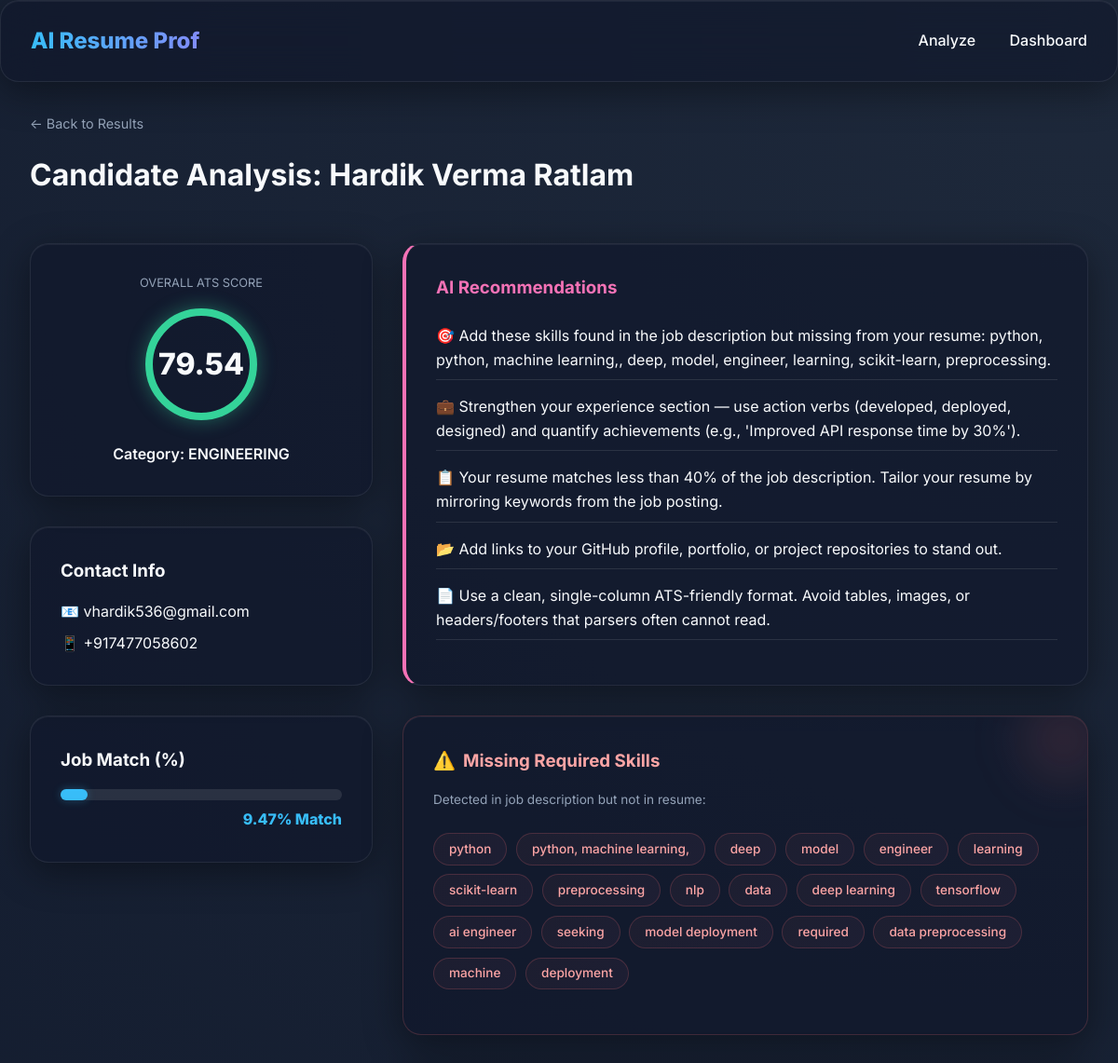
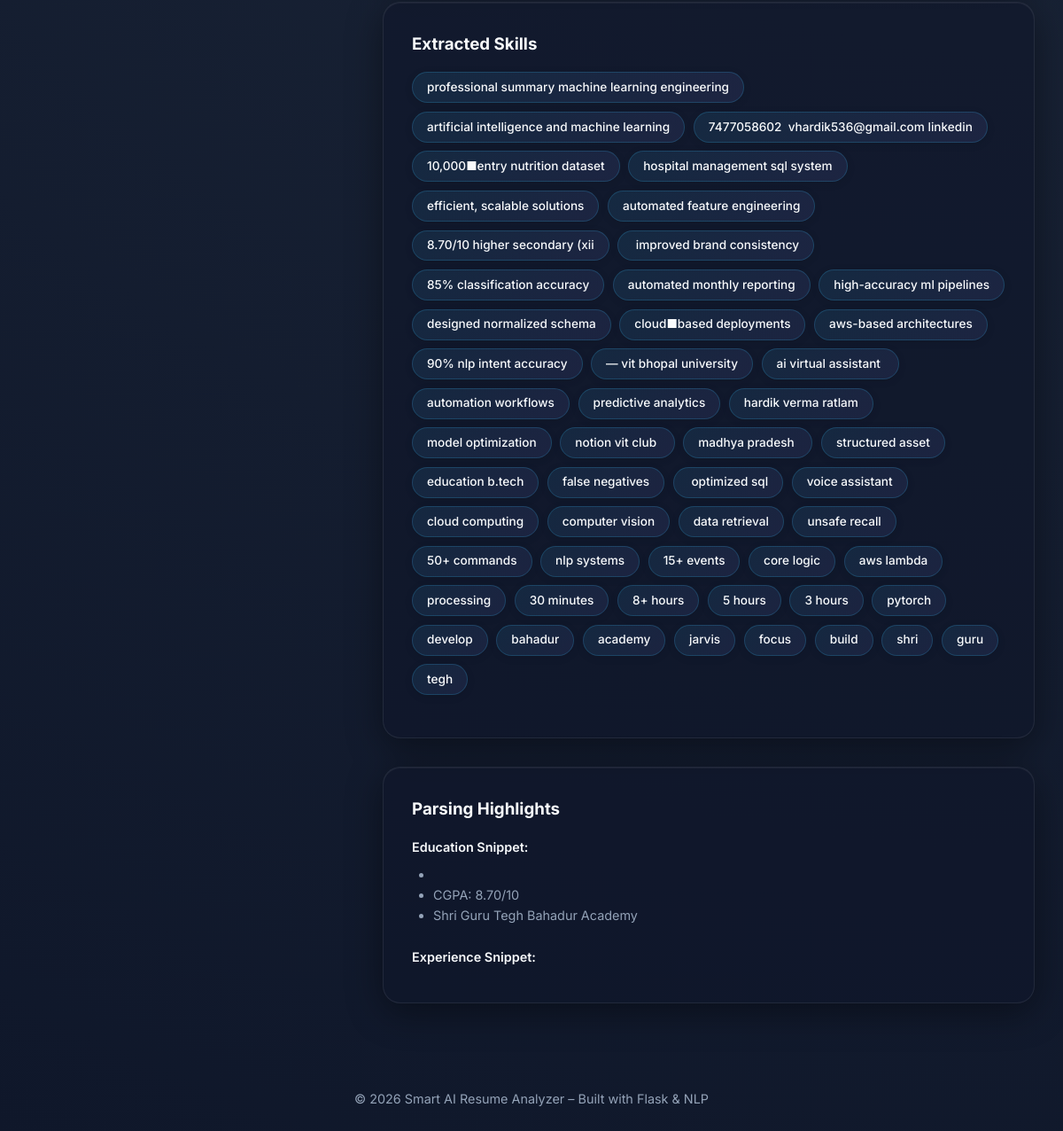
Screenshot of /analyze/4 with the database file from the repository (2 pictures, top to bottom).
### tables this page shows
CREATE TABLE candidates (
        id INTEGER PRIMARY KEY AUTOINCREMENT,
        name TEXT,
        email TEXT,
        phone TEXT,
        skills TEXT,          -- JSON string
        education TEXT,       -- JSON string
        experience TEXT,      -- JSON string
        ats_score REAL,
        prediction TEXT,      -- Category prediction
        match_score REAL,     -- Similarity to job description
        missing_skills TEXT,  -- JSON string
        recommendations TEXT, -- JSON string
        job_description TEXT, -- Reference JD
        filename TEXT,
        session_id TEXT       -- For grouping batch uploads
    );

### routes/analyze.py (the view)
@analyze_bp.route("/analyze/<int:candidate_id>")
def view_result(candidate_id):
    candidate = get_candidate_by_id(candidate_id)
    if not candidate:
        return "Not Found", 404
    return render_template("result.html", candidate=candidate)

### app.py (called while the page is built)
def create_app():
    app = Flask(__name__)
    app.config['UPLOAD_FOLDER'] = UPLOAD_FOLDER
    app.secret_key = SECRET_KEY
    os.makedirs(UPLOAD_FOLDER, exist_ok=True)
    app.register_blueprint(upload_bp)
    app.register_blueprint(analyze_bp)
    app.register_blueprint(dashboard_bp)
    @app.template_filter('from_json')
    def from_json_filter(value):
        try:
            return json.loads(value) if value else []
        except:
            return []
    @app.errorhandler(404)
    def page_not_found(e):
        return render_template('base.html', content="Error 404: Page Not Found"), 404
    return app

### database/db.py (called while the page is built)
def get_connection():
    conn = sqlite3.connect(DB_PATH)
    conn.row_factory = sqlite3.Row  # Access columns by name
    return conn

def get_candidate_by_id(candidate_id: int):
    conn = get_connection()
    cursor = conn.cursor()
    cursor.execute("SELECT * FROM candidates WHERE id = ?", (candidate_id,))
    row = cursor.fetchone()
    conn.close()
    return dict(row) if row else None

### templates/result.html (shortened to what this page needs)
{% extends "base.html" %}
{% block content %}
<div style="margin-bottom: 3rem;">
    <a href="{{ url_for('upload.ranking') }}" style="color: var(--text-dim); text-decoration: none; font-size: 0.9rem;">&larr; Back to Results</a>
    <h1 style="margin-top: 1rem;">Candidate Analysis: {{ candidate.name }}</h1>
</div>
<div style="display: grid; grid-template-columns: 1fr 2fr; gap: 2rem;">
    <div>
        <div class="glass card" style="text-align: center; margin-bottom: 2rem;">
            <p style="color: var(--text-dim); margin-bottom: 1rem; text-transform: uppercase; font-size: 0.8rem;">Overall ATS Score</p>
            <div class="score-circle {% if candidate.ats_score > 70 %}border-success{% elif candidate.ats_score > 40 %}border-warning{% else %}border-danger{% endif %}">
                {{ candidate.ats_score }}
            </div>
            <p style="font-weight: 600;">Category: {{ candidate.prediction }}</p>
        </div>
        <div class="glass card" style="margin-bottom: 2rem;">
            <h3 style="margin-bottom: 1rem;">Contact Info</h3>
            <p style="margin-bottom: 0.5rem;">📧 {{ candidate.email or 'N/A' }}</p>
            <p>📱 {{ candidate.phone or 'N/A' }}</p>
        </div>
        <div class="glass card">
            <h3 style="margin-bottom: 1rem;">Job Match (%)</h3>
            <div style="width: 100%; background: rgba(255,255,255,0.1); border-radius: 1rem; height: 12px; margin-bottom: 0.5rem;">
                <div class="match-bar" data-score="{{ candidate.match_score }}" style="background: var(--primary); height: 12px; border-radius: 1rem; box-shadow: 0 0 10px var(--primary-glow); width: 0%; transition: width 1s ease-in-out;"></div>
            </div>
            <p style="font-weight: 800; text-align: right; color: var(--primary);">{{ candidate.match_score }}% Match</p>
        </div>
    </div>
    <div>
        <div class="glass card" style="margin-bottom: 2rem; border-left: 4px solid var(--accent);">
            <h3 style="margin-bottom: 1.5rem; color: var(--accent);">AI Recommendations</h3>
            <ul style="list-style: none;">
                {% for rec in (candidate.recommendations|from_json) %}
                <li style="margin-bottom: 1rem; border-bottom: 1px solid var(--glass-border); padding-bottom: 0.5rem;">{{ rec }}</li>
                {% endfor %}
            </ul>
        </div>
        <div class="glass card" style="margin-bottom: 2rem; position: relative; overflow: hidden; border: 1px solid rgba(248, 113, 113, 0.2);">
            <div style="position: absolute; top: -50px; right: -50px; width: 150px; height: 150px; background: radial-gradient(circle, rgba(248, 113, 113, 0.15) 0%, transparent 70%); border-radius: 50%; filter: blur(20px); pointer-events: none;"></div>
            <h3 style="margin-bottom: 1rem; color: #fca5a5; display: flex; align-items: center; gap: 0.5rem;"><span style="font-size:1.2rem;">⚠️</span> Missing Required Skills</h3>
            <p style="color: var(--text-dim); margin-bottom: 1.5rem; font-size: 0.85rem;">Detected in job description but not in resume:</p>
            <div class="tag-cloud">
                {% for skill in (candidate.missing_skills|from_json) %}
                <span class="tag missing">{{ skill }}</span>
                {% endfor %}
            </div>
        </div>
        <div class="glass card" style="margin-bottom: 2rem;">
            <h3 style="margin-bottom: 1rem;">Extracted Skills</h3>
            <div class="tag-cloud">
                {% for skill in (candidate.skills|from_json) %}
                <span class="tag">{{ skill }}</span>
                {% endfor %}
            </div>
        </div>
        <div class="glass card">
            <h3 style="margin-bottom: 1rem;">Parsing Highlights</h3>
            <div style="font-size: 0.9rem;">
                <p style="font-weight: 600; margin-bottom: 0.5rem;">Education Snippet:</p>
                <ul style="margin-bottom: 1.5rem; padding-left: 1.5rem; color: var(--text-dim);">
                    {% for item in (candidate.education|from_json)[:3] %} <li>{{ item }}</li> {% endfor %}
                </ul>
                <p style="font-weight: 600; margin-bottom: 0.5rem;">Experience Snippet:</p>
            </div>
        </div>
    </div>
</div>
{% endblock %}

### static/css/main.css (style rules this page uses)
:root { --bg-dark: #0f172a; --bg-card: rgba(30, 41, 59, 0.7); --primary: #38bdf8; --primary-glow: rgba(56, 189, 248, 0.3); --secondary: #818cf8; --accent: #f472b6; --text-main: #f8fafc; --text-dim: #94a3b8; --success: #34d399; --warning: #fbbf24; --danger: #f87171; --glass-border: rgba(255, 255, 255, 0.1); }
* { margin: 0; padding: 0; box-sizing: border-box; font-family: 'Inter', system-ui, -apple-system, sans-serif; }
body { background: radial-gradient(circle at top right, #1e293b, #0f172a); color: var(--text-main); min-height: 100vh; line-height: 1.6; overflow-x: hidden; }
.glass { background: rgba(15, 23, 42, 0.6); backdrop-filter: blur(24px); -webkit-backdrop-filter: blur(24px); border: 1px solid rgba(255, 255, 255, 0.08); border-radius: 1.25rem; box-shadow: 0 10px 40px 0 rgba(0, 0, 0, 0.4), inset 0 1px 0 0 rgba(255, 255, 255, 0.05); }
.score-circle { width: 120px; height: 120px; border-radius: 50%; border: 8px solid var(--primary); display: flex; align-items: center; justify-content: center; font-size: 2rem; font-weight: 800; margin: 0 auto 1.5rem; }
.border-success { border-color: var(--success) !important; box-shadow: 0 0 20px rgba(52, 211, 153, 0.4); }
.tag-cloud { display: flex; flex-wrap: wrap; gap: 0.6rem; margin: 1rem 0; }
.tag { padding: 0.35rem 1rem; background: linear-gradient(135deg, rgba(56, 189, 248, 0.1), rgba(129, 140, 248, 0.1)); border: 1px solid rgba(56, 189, 248, 0.2); border-radius: 2rem; font-size: 0.85rem; font-weight: 500; transition: all 0.3s ease; box-shadow: 0 2px 10px rgba(0,0,0,0.1); }
.tag.missing { background: linear-gradient(135deg, rgba(248, 113, 113, 0.05), rgba(244, 114, 182, 0.05)); border: 1px solid rgba(248, 113, 113, 0.2); color: #fca5a5; box-shadow: none; }
.card { padding: 2rem; margin-bottom: 2rem; }

### rows the page displays
candidates: name "Hardik Verma Ratlam", ats_score "79.54", prediction "ENGINEERING", email "vhardik536@gmail.com", phone "+917477058602", match_score "9.47"

### other values shown
{{ rec }} "🎯 Add these skills found in the job description but missing from your resume: python, python, machine learning,, deep, model, engineer, learning, scikit-learn, preprocessing." "💼 Strengthen your experience section — use action verbs (developed, deployed, designed) and quantify achievements (e.g., 'Improved API response time by 30%')." "📋 Your resume matches less than 40% of the job description. Tailor your resume by mirroring keywords from the job posting." "📂 Add links to your GitHub profile, portfolio, or project repositories to stand out." "📄 Use a clean, single-column ATS-friendly format. Avoid tables, images, or headers/footers that parsers often cannot read."
{{ skill }} "python" "python, machine learning," "deep" "model" "engineer" "learning" "scikit-learn" "preprocessing" "nlp" "data" "deep learning" "tensorflow" "ai engineer" "seeking" "model deployment" "required" "data preprocessing" "machine" "deployment"
{{ skill }} "professional summary machine learning engineering" "artificial intelligence and machine learning" "7477058602  vhardik536@gmail.com linkedin" "10,000■entry nutrition dataset" "hospital management sql system" "efficient, scalable solutions" "automated feature engineering" "8.70/10 higher secondary (xii" " improved brand consistency" "85% classification accuracy" "automated monthly reporting" "high-accuracy ml pipelines" "designed normalized schema" "cloud■based deployments" "aws-based architectures" "90% nlp intent accuracy" "— vit bhopal university" "ai virtual assistant " "automation workflows" "predictive analytics" "hardik verma ratlam" "model optimization" "notion vit club " "madhya pradesh " "structured asset" "education b.tech" "false negatives" " optimized sql" "voice assistant" "cloud computing" "computer vision" "data retrieval" "unsafe recall" "50+ commands" "nlp systems" "15+ events" "core logic" "aws lambda" "processing" "30 minutes" "8+ hours" "5 hours" "3 hours" "pytorch" "develop" "bahadur" "academy" "jarvis" "focus" "build" "shri" "guru" "tegh"
{{ item }} "CGPA: 8.70/10" "Shri Guru Tegh Bahadur Academy"
